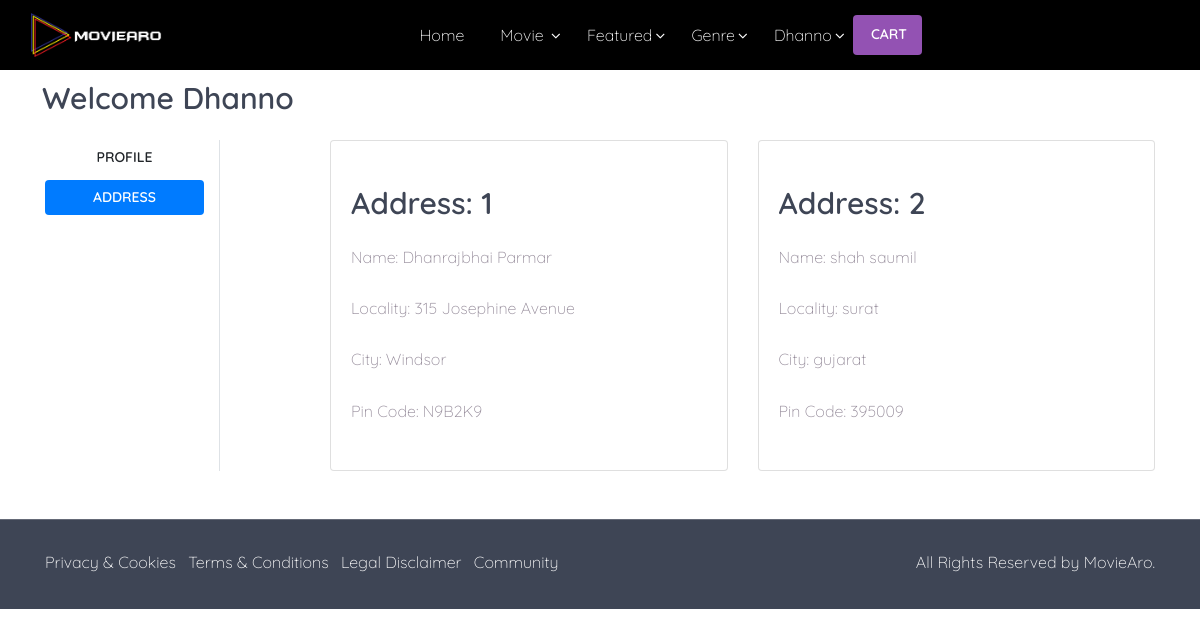
The page /address (signed in) on the database its author committed.
### myapp1/models.py (models this page shows, shortened)
class Customer(models.Model):
    cus_user = models.ForeignKey(User, on_delete=models.CASCADE)
    c_name = models.CharField(max_length=200, null=True,)
    c_locality = models.CharField(max_length=200, null=True,)
    c_city = models.CharField(max_length=50, null=True, )
    c_zipcode = models.CharField(max_length=50, null=True,)
    c_contact = models.IntegerField( null=True,)

### myapp1/views.py (the view)
# urls.py: path('address',views.address, name='address'),
@login_required
def address(request):
    add = Customer.objects.filter(cus_user=request.user)
    return render(request,'myapp1/add.html', {'add':add, 'active':'btn-primary'})

### templates/myapp1/add.html (shortened to what this page needs)
{% extends 'myapp1/base1.html' %}
{% load static %}
{% block main-content %}
<div class="container my-5">
 <div class="row" style="margin-top: 80px;">
 <h3>Welcome <span class="text-capitalize">{{request.user}}</span></h3>
  <div class="col-sm-2 border-end">
   <ul class="list-unstyled">
    <li class="d-grid"><a href="{% url 'user_profile' %}" class="btn">Profile</a></li>
    <li class="d-grid"><a href="{% url 'address' %}" class="btn {{active}}">Address</a></li>
   </ul>
  </div>
  <div class="col-sm-9 offset-sm-1">
   <div class="row" >
    {% for ad in add %}
     <div class="col-sm-6">
     <div class="card">
      <div class="card-body">
       <h3>Address: {{ forloop.counter }}</h3>
       <p>Name: {{ad.c_name}}</p>
       <p>Locality: {{ad.c_locality}}</p>
       <p>City: {{ad.c_city}}</p>
       <p>Pin Code: {{ad.c_zipcode}}</p>
      </div>
     </div>
    </div>
    {% endfor %}
   </div>
  </div>
 </div>
</div>
{% endblock main-content %}

### templates/myapp1/base1.html (shortened to what this page needs)
<!doctype html>
{% load static %}
<html lang="en">
 <head>
    <link href="https://cdn.jsdelivr.net/npm/bootstrap@5.0.0-beta1/dist/css/bootstrap.min.css" rel="stylesheet">
    <link rel="stylesheet" href="{% static 'app/css/owl.carousel.min.css' %}">
    <link rel="stylesheet" href="{% static 'app/css/all.min.css' %}">
    <link rel="stylesheet" href="{% static 'app/css/style.css' %}">
    <link rel="stylesheet" type="text/css" href={% static 'assets/css/bootstrap.min.css' %}>
    <link rel="stylesheet" type="text/css" href={% static 'assets/revolution/css/settings.css' %}>
    <link rel="stylesheet" type="text/css" href={% static 'assets/revolution/css/layers.css' %}>
    <link rel="stylesheet" type="text/css" href={% static 'assets/revolution/css/navigation.css' %}>
    <link rel="stylesheet" type="text/css" href={% static 'assets/css/magnific-popup.css' %}>
    <link rel="stylesheet" type="text/css" href={% static 'assets/css/jquery.mmenu.css' %}>
    <link rel="stylesheet" type="text/css" href={% static 'assets/css/owl.carousel.min.css' %}>
    <link rel="stylesheet" type="text/css" href={% static 'assets/css/style.css' %}>
    <link rel="stylesheet" type="text/css" href={% static 'assets/css/responsive.css' %}>
  </head>
  <body>
    <div class="wrapper">
         <header class="header header-fixed header-transparent text-white">
                <div class="bgcolor">
                    <div class="container-fluid" style="background-color: black;">
                        <nav class="navbar navbar-expand-lg">
                            <a class="navbar-brand" href={% url 'home' %}>
                                    <img src={% static 'assets/images/logo.png' %} alt="white_logo" width="150" class="logo-white" style="height: 44px;">
                                <div class="navbar-collapse" id="main-nav">
                                    <ul class="navbar-nav mx-auto" id="main-menu">
                                        <li class="nav-item">
                                        <a class="nav-link " href="{% url 'home' %}" >Home</a>
                                            <li class="nav-item dropdown">
                                                <a class="nav-link dropdown-toggle" href="#" data-toggle="dropdown" aria-haspopup="true" aria-expanded="false">Movie </a>
                                            </li>
                                           <li class="nav-item dropdown">
                                                <a class="nav-link dropdown-toggle" href="#" data-toggle="dropdown" aria-haspopup="true" aria-expanded="false">Featured</a>
                                            </li>
                                                <li class="nav-item dropdown">
                                                    <a class="nav-link dropdown-toggle" href="#" data-toggle="dropdown" aria-haspopup="true" aria-expanded="false">Genre</a>
                                                </li>
                                            {% if request.user.is_authenticated %}
                                                 <li class="nav-item dropdown" >
                                                    <a class="nav-link dropdown-toggle" href="#" data-toggle="dropdown" aria-haspopup="true" aria-expanded="false" >  {{request.user}}</a>
                                                 </li>
                                                <button type="submit" class="btn btn-main btn-effect" style="margin-right: 23px;">
                                                        <a href="{% url 'cart' %}" >
                                                            <i class="bp3-icon-shopping-cart"></i> Cart
                                                        </a>
                                                </button>
                                            {% endif %}
                                    </ul>
                                    </div>
                        </nav>
                    </div>
                </div>
        </header>
    {% block main-content %} {% endblock main-content %}
 <footer class="footer1 bg-dark">
            <div class="footer-copyright-area ptb30">
                <div class="container">
                    <div class="row">
                        <div class="col-md-12">
                            <div class="d-flex">
                                <div class="links">
                                    <ul class="list-inline">
                                        <li class="list-inline-item"><a href="#">Privacy & Cookies</a></li>
                                        <li class="list-inline-item"><a href="#">Terms & Conditions</a></li>
                                        <li class="list-inline-item"><a href="#">Legal Disclaimer</a></li>
                                        <li class="list-inline-item"><a href="#">Community</a></li>
                                    </ul>
                                </div>
                                <div class="copyright ml-auto">All Rights Reserved by <a href="#">MovieAro</a>.</div>
                            </div>
                        </div>
                    </div>
                </div>
            </div>
        </footer>
    </div>
  </body>
</html>

### static/assets/css/style.css (style rules this page uses)
*,body,h1,h2,h3,h4,h5,h6 { font-family:Quicksand,sans-serif }
a,a:hover h1,a:hover h2,a:hover h3,a:hover h4,a:hover h5,a:hover h6 { color:inherit }
body,body>.wrapper,header.header,html { background:#fff }
.img-box,.parallax,html,main,section { position:relative }
body.mfp-zoom-out-cur,body>.wrapper { overflow:hidden }
h1,h2,h3,h4,h5,h6 { color:#3e4555;font-weight:600;margin:.8em 0 }
h3 { font-size:30px }
p { font-size:16px;line-height:24px;color:#948a99;margin-bottom:1.7em;margin-top:0 }
a { -webkit-transition:all .3s ease;-moz-transition:all .3s ease;-ms-transition:all .3s ease;-o-transition:all .3s ease;transition:all .3s ease }
* { outline:0 }
body,html { width:100%;height:auto;margin:0;padding:0!important;font-family:Quicksand,sans-serif }
body { overflow-x:hidden;font-weight:300 }
body>.wrapper { padding:0;margin:0;width:100% }
img,textarea { max-width:100% }
a,button,input { outline:0!important }
ul { margin:0 }
li { margin-bottom:5px }
img { height:auto;-moz-user-select:none;-webkit-user-select:none;-ms-user-select:none;-webkit-user-drag:none;user-drag:none }
.ptb30 { padding:30px 0 }
header.header-fixed { width:100%;position:absolute;top:0;left:0;z-index:99 }
header.header-transparent { background:0 0 }
header.header-transparent .navbar-brand .logo-white { display:block }
header .navbar-brand .logo-white { display:none }
header.header .navbar-nav .nav-item { margin:0;padding:0 10px }
header.header .navbar-nav .nav-link { font-size:16px;text-transform:capitalize }
#main-nav .navbar-nav>.dropdown .dropdown-toggle:after { content:'\f107';font-family:fontawesome;font-size:15px;font-style:normal;font-weight:400;text-decoration:inherit;display:inline-block;border:0;margin:0;padding-left:3px;vertical-align:0 }
.btn,.timeline span.timeline-step-btn { font-size:14px;text-transform:uppercase }
.btn,.btn i { line-height:35px }
.btn,.play-video { -moz-transition:all .5s ease;-ms-transition:all .5s ease;-o-transition:all .5s ease }
footer.footer1 .footer-copyright-area { border-top:1px solid rgba(51,51,51,.2) }
footer.footer1.bg-dark,footer.footer1.bg-dark .widget-title,footer.footer1.bg-dark p { color:#fff }
footer.footer1.bg-dark .footer-copyright-area { border-top:1px solid rgba(255,255,255,.2) }
.bg-dark { background-color:#3e4555!important }
.btn { outline:0;padding:0 15px;position:relative;font-weight:600;border:0;-webkit-transition:all .5s ease;transition:all .5s ease }
.btn i { font-size:10px;padding-left:3px }
.btn-effect { overflow:hidden }
.btn-main,.btn-second { color:#fff }

### static/assets/css/colors.css (style rules this page uses)
.owl-dots .owl-dot.active span, .loading .loading-effect .object, .btn-main, #backtotop a, .play-video, .pricing-table-2 .plan.featured .plan-price, .pagination ul li a.current-page, .pagination ul li a.current-page:hover, .layout-switcher a:hover, .layout-switcher a.active, .mm-counter { background: #9352b3; }

### rows shown on the page
Customer: c_name "Dhanrajbhai Parmar", c_locality "315 Josephine Avenue", c_city "Windsor", c_zipcode "N9B2K9"
Customer: c_name "shah saumil", c_locality "surat", c_city "gujarat", c_zipcode "395009"

### other values the page prints
{{ request.user }} "Dhanno"
